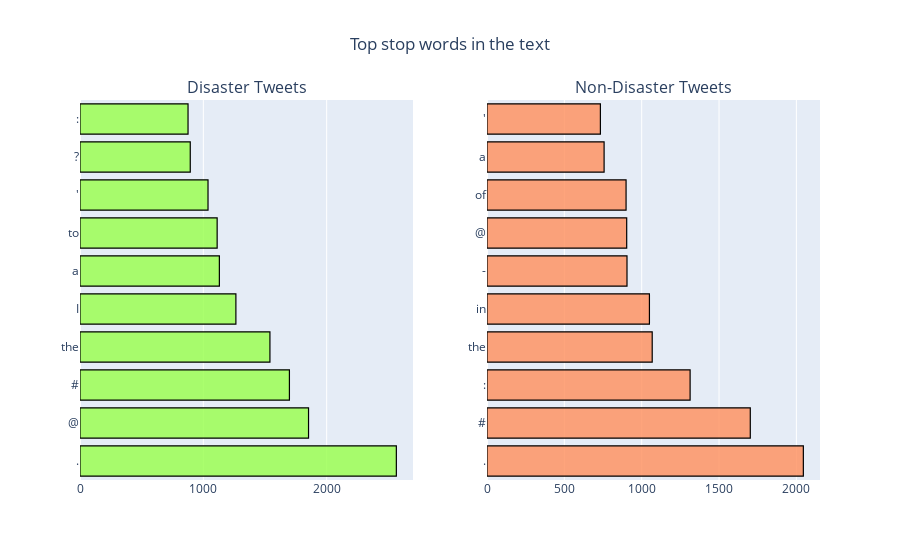

Notebook cell for this chart:
### Code cell
values_list = []

def analyze_stopwords(data,func,targetlist):

  for label in range(0,len(targetlist)):
    corpus = func(targetlist[label])
    dic = defaultdict(int)

    for word in corpus:
        dic[word] += 1

    top = sorted(dic.items(),key = lambda x: x[1],reverse=True)[:10]
    x_items,y_values = zip(*top)
    values_list.append(x_items)
    values_list.append(y_values)

#analyzing stopwords for 0 and 1 target labels
analyze_stopwords(data,create_corpus,[0,1])

fig = make_subplots(rows=1, cols=2,subplot_titles=("Disaster Tweets", "Non-Disaster Tweets"))

fig.add_trace(
      go.Bar(x=values_list[1],y=values_list[0],orientation='h',marker=dict(color= 'rgba(152, 255, 74,0.8)'),
             marker_line=dict(color='black'),marker_line_width=1.2),
      row=1, col=1
).add_trace(
      go.Bar(x=values_list[3],y=values_list[2],orientation='h',marker=dict(color= 'rgba(255, 143, 92,0.8)'),
             marker_line=dict(color='black'),marker_line_width=1.2),
      row=1, col=2
).update_layout(title_text="Top stop words in the text",title_x=0.5,showlegend=False).show()

# py.plot(fig,filename='Top stop words in the text',auto_open=False,show_link=False)

### Figure 1 — Plotly figure (JSON) as saved in the notebook; plotly's stock layout.template omitted (floating-point values rounded to 4 significant figures)
{"data": [{"marker": {"color": "rgba(152, 255, 74,0.8)", "line": {"color": "black", "width": 1.2}}, "orientation": "h", "x": [2565, 1853, 1698, 1540, 1264, 1130, 1112, 1038, 894, 876], "y": [".", "@", "#", "the", "I", "a", "to", "'", "?", ":"], "type": "bar", "xaxis": "x", "yaxis": "y"}, {"marker": {"color": "rgba(255, 143, 92,0.8)", "line": {"color": "black", "width": 1.2}}, "orientation": "h", "x": [2045, 1702, 1313, 1068, 1050, 905, 903, 899, 757, 733], "y": [".", "#", ":", "the", "in", "-", "@", "of", "a", "'"], "type": "bar", "xaxis": "x2", "yaxis": "y2"}], "layout": {"xaxis": {"anchor": "y", "domain": [0, 0.45]}, "yaxis": {"anchor": "x", "domain": [0, 1]}, "xaxis2": {"anchor": "y2", "domain": [0.55, 1]}, "yaxis2": {"anchor": "x2", "domain": [0, 1]}, "annotations": [{"font": {"size": 16}, "showarrow": false, "text": "Disaster Tweets", "x": 0.225, "xanchor": "center", "xref": "paper", "y": 1, "yanchor": "bottom", "yref": "paper"}, {"font": {"size": 16}, "showarrow": false, "text": "Non-Disaster Tweets", "x": 0.775, "xanchor": "center", "xref": "paper", "y": 1, "yanchor": "bottom", "yref": "paper"}], "title": {"text": "Top stop words in the text", "x": 0.5}, "showlegend": false}}
